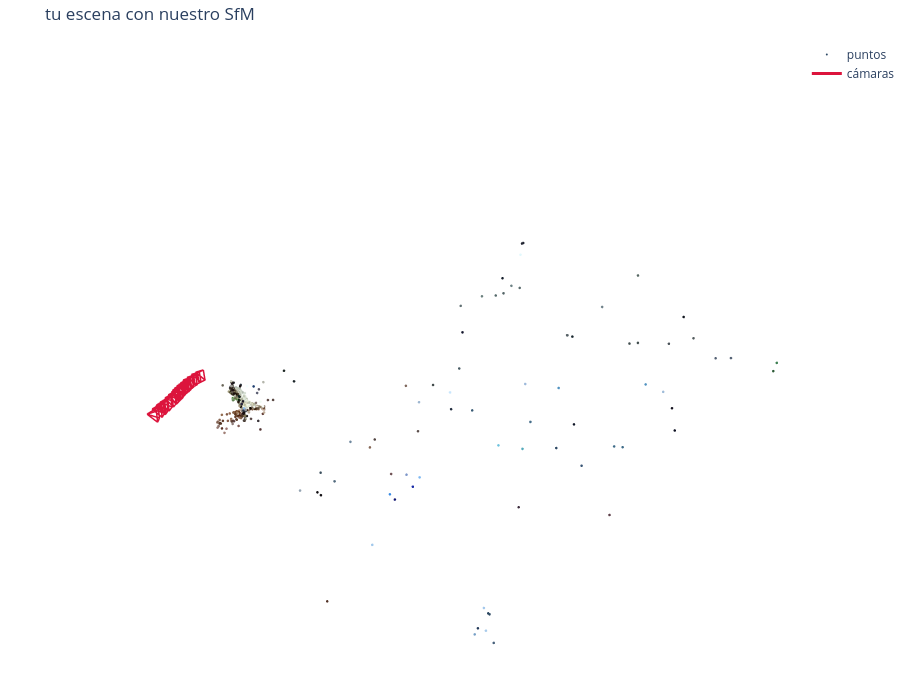

Notebook code for this chart:
### Code cell
fig = go.Figure(figura(camaras, puntos, f, "", tam, 20000))
fig.update_layout(height=700, title="tu escena con nuestro SfM", scene=ejes_de(camaras, puntos), margin=dict(l=0, r=0, t=40, b=0))
fig.show()

### Figure 1 — Plotly figure (JSON) as saved in the notebook; plotly's stock layout.template omitted (floating-point values rounded to 4 significant figures; data arrays with more than 128 entries replaced by an {"elided": "..."} marker saying what was removed)
{"data": [{"marker": {"color": {"elided": "954 str values"}, "size": 1.5}, "mode": "markers", "name": "puntos", "type": "scatter3d", "x": {"elided": "954 float values"}, "y": {"elided": "954 float values"}, "z": {"elided": "954 float values"}}, {"line": {"color": "crimson", "width": 3}, "mode": "lines", "name": "cámaras", "type": "scatter3d", "x": {"elided": "432 float values"}, "y": {"elided": "432 float values"}, "z": {"elided": "432 float values"}}], "layout": {"height": 700, "margin": {"b": 0, "l": 0, "r": 0, "t": 40}, "scene": {"aspectmode": "manual", "aspectratio": {"x": 1, "y": 1.817, "z": 0.802}, "xaxis": {"range": [-18.51, 8.894], "visible": false}, "yaxis": {"range": [-3.491, 46.29], "visible": false}, "zaxis": {"range": [-2.425, 19.55], "visible": false}}, "title": {"text": "tu escena con nuestro SfM"}}}
